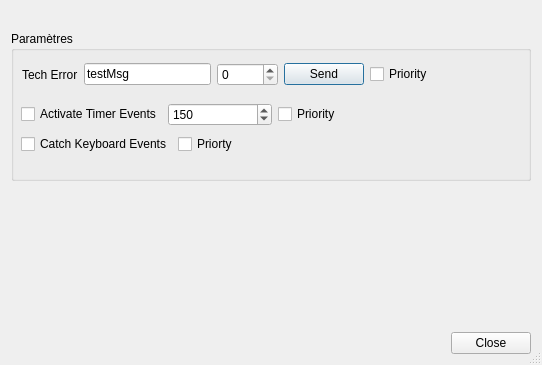
<?xml version="1.0" encoding="UTF-8"?>
<ui version="4.0">
 <class>MyDialog</class>
 <widget class="QDialog" name="MyDialog">
  <property name="geometry">
   <rect>
    <x>0</x>
    <y>0</y>
    <width>542</width>
    <height>365</height>
   </rect>
  </property>
  <property name="windowTitle">
   <string>EventLoop Tester</string>
  </property>
  <property name="sizeGripEnabled">
   <bool>true</bool>
  </property>
  <layout class="QGridLayout" name="gridLayout">
   <item row="0" column="0">
    <spacer name="horizontalSpacer_2">
     <property name="orientation">
      <enum>Qt::Horizontal</enum>
     </property>
     <property name="sizeHint" stdset="0">
      <size>
       <width>385</width>
       <height>20</height>
      </size>
     </property>
    </spacer>
   </item>
   <item row="1" column="0">
    <widget class="QGroupBox" name="groupBox">
     <property name="minimumSize">
      <size>
       <width>300</width>
       <height>150</height>
      </size>
     </property>
     <property name="title">
      <string>Paramètres</string>
     </property>
     <widget class="QWidget" name="layoutWidget">
      <property name="geometry">
       <rect>
        <x>10</x>
        <y>100</y>
        <width>276</width>
        <height>27</height>
       </rect>
      </property>
      <layout class="QHBoxLayout" name="horizontalLayout_3">
       <item>
        <widget class="QCheckBox" name="chbox_kb_events">
         <property name="text">
          <string>Catch Keyboard Events</string>
         </property>
        </widget>
       </item>
       <item>
        <widget class="QCheckBox" name="chbox_pri_kb">
         <property name="text">
          <string>Priorty</string>
         </property>
        </widget>
       </item>
      </layout>
     </widget>
     <widget class="QWidget" name="layoutWidget">
      <property name="geometry">
       <rect>
        <x>10</x>
        <y>70</y>
        <width>361</width>
        <height>27</height>
       </rect>
      </property>
      <layout class="QHBoxLayout" name="horizontalLayout_4">
       <item>
        <widget class="QCheckBox" name="chbox_timer_events">
         <property name="text">
          <string>Activate Timer Events</string>
         </property>
        </widget>
       </item>
       <item>
        <widget class="QSpinBox" name="spin_timer">
         <property name="maximum">
          <number>50000</number>
         </property>
         <property name="value">
          <number>150</number>
         </property>
        </widget>
       </item>
       <item>
        <widget class="QCheckBox" name="chbox_pri_timer">
         <property name="text">
          <string>Priority</string>
         </property>
        </widget>
       </item>
      </layout>
     </widget>
     <widget class="QWidget" name="layoutWidget">
      <property name="geometry">
       <rect>
        <x>11</x>
        <y>30</y>
        <width>411</width>
        <height>27</height>
       </rect>
      </property>
      <layout class="QHBoxLayout" name="horizontalLayout_2">
       <item>
        <widget class="QLabel" name="label">
         <property name="text">
          <string>Tech Error</string>
         </property>
        </widget>
       </item>
       <item>
        <widget class="QLineEdit" name="edit_simple_msg">
         <property name="text">
          <string>testMsg</string>
         </property>
        </widget>
       </item>
       <item>
        <widget class="QSpinBox" name="spin_errnum">
         <property name="maximum">
          <number>50000</number>
         </property>
         <property name="value">
          <number>0</number>
         </property>
        </widget>
       </item>
       <item>
        <widget class="QPushButton" name="btn_send">
         <property name="text">
          <string>Send</string>
         </property>
        </widget>
       </item>
       <item>
        <widget class="QCheckBox" name="chbox_pri_msg">
         <property name="text">
          <string>Priority</string>
         </property>
        </widget>
       </item>
      </layout>
     </widget>
    </widget>
   </item>
   <item row="2" column="0">
    <spacer name="verticalSpacer">
     <property name="orientation">
      <enum>Qt::Vertical</enum>
     </property>
     <property name="sizeHint" stdset="0">
      <size>
       <width>20</width>
       <height>130</height>
      </size>
     </property>
    </spacer>
   </item>
   <item row="3" column="0">
    <layout class="QHBoxLayout" name="horizontalLayout">
     <item>
      <spacer name="horizontalSpacer">
       <property name="orientation">
        <enum>Qt::Horizontal</enum>
       </property>
       <property name="sizeHint" stdset="0">
        <size>
         <width>40</width>
         <height>20</height>
        </size>
       </property>
      </spacer>
     </item>
     <item>
      <widget class="QPushButton" name="btn_close">
       <property name="text">
        <string>Close</string>
       </property>
      </widget>
     </item>
    </layout>
   </item>
  </layout>
 </widget>
 <resources/>
 <connections>
  <connection>
   <sender>btn_close</sender>
   <signal>clicked()</signal>
   <receiver>MyDialog</receiver>
   <slot>accept()</slot>
   <hints>
    <hint type="sourcelabel">
     <x>742</x>
     <y>577</y>
    </hint>
    <hint type="destinationlabel">
     <x>695</x>
     <y>502</y>
    </hint>
   </hints>
  </connection>
 </connections>
</ui>
